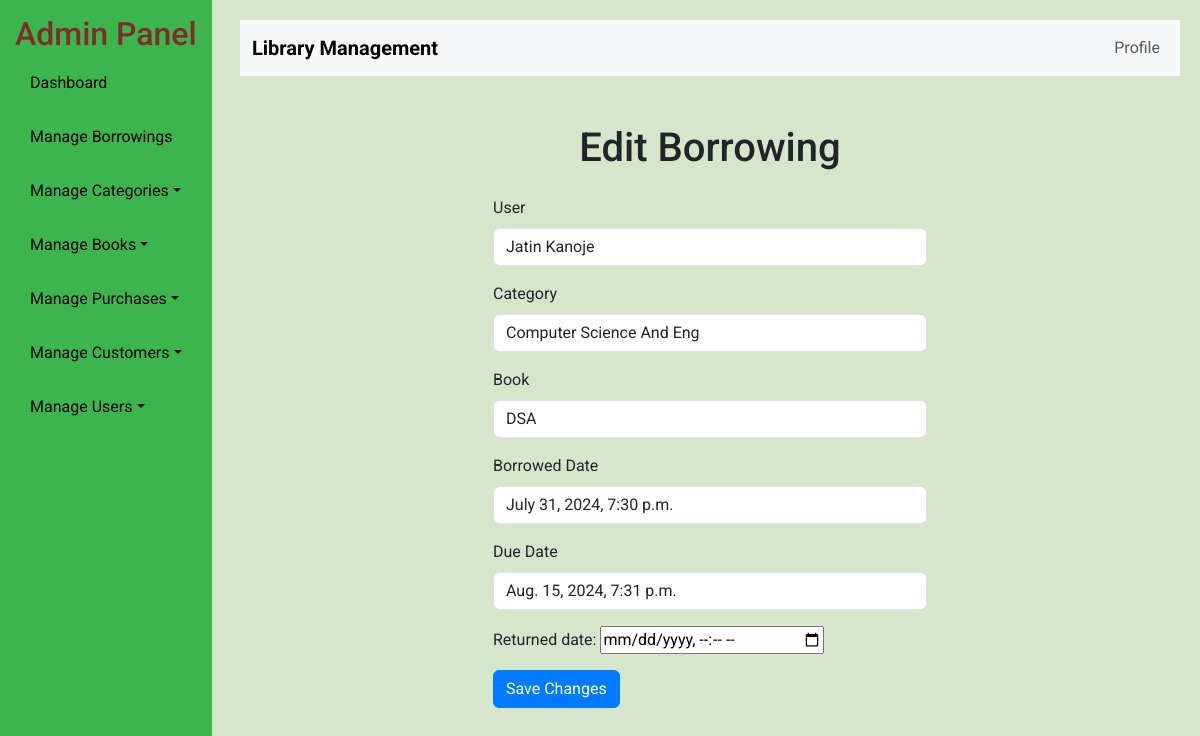
The app's page /ladmin/borrowings/edit/24/, older data.
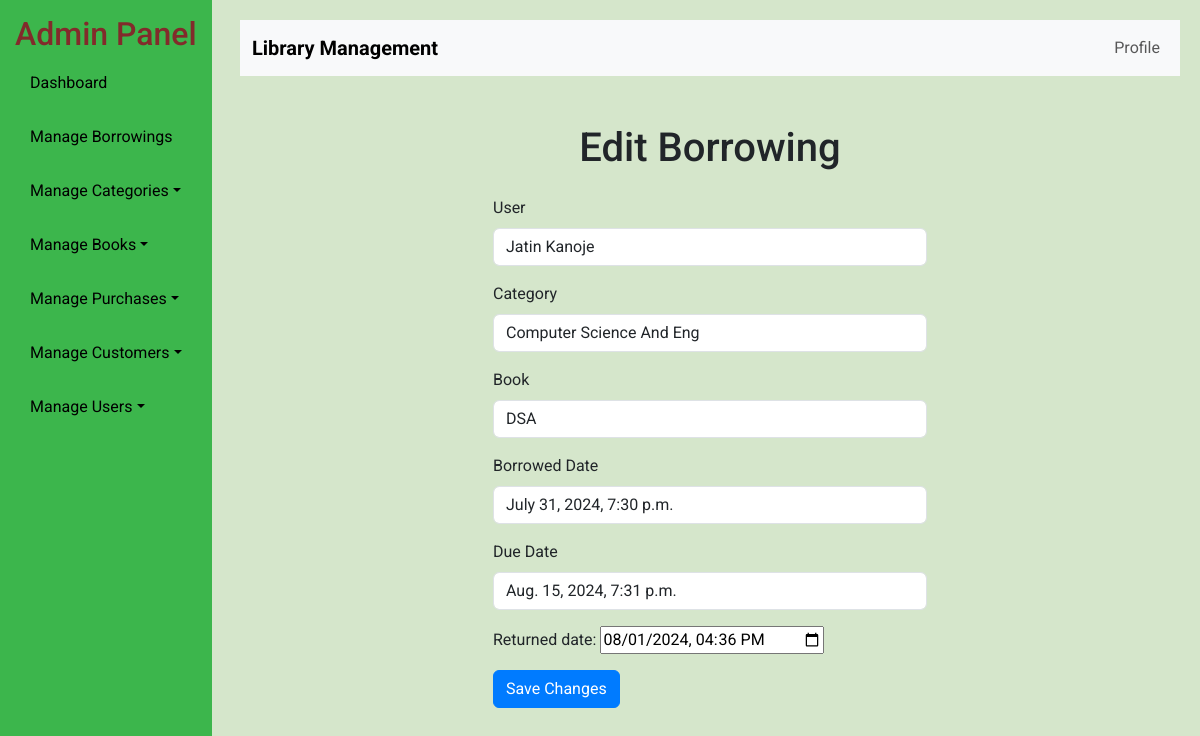
The same page, newer data.
### ladmin/models.py (models this page shows, shortened)
class Borrowing(models.Model):
    user = models.ForeignKey(customer, on_delete=models.CASCADE)
    category = models.ForeignKey(Category, on_delete=models.CASCADE, null=True)
    book = models.ForeignKey(Book, on_delete=models.CASCADE)
    borrowed_date = models.DateTimeField(default=timezone.now)
    due_date = models.DateTimeField()
    returned_date = models.DateTimeField(blank=True, null=True)

class Category(models.Model):
    name = models.CharField(max_length=255)
    def __str__(self):
        return self.name

class Book(models.Model):
    book_id = models.CharField(max_length=100, unique=True, null=True)
    title = models.CharField(max_length=255)
    author = models.CharField(max_length=255)
    category = models.ForeignKey(Category, on_delete=models.CASCADE)
    quantity = models.PositiveIntegerField(default=0)
    def __str__(self):
        return self.title

### cust/models.py (models this page shows)
class customer(models.Model):
    user = models.OneToOneField(User, on_delete=models.CASCADE, null=True)
    name = models.CharField(max_length=50, null=True)
    mobile = models.IntegerField(null=True)
    email = models.EmailField(max_length=254, null=True)
    address = models.CharField(max_length=50, null=True)
    gender = models.CharField(max_length=50, null=True)
    created_at = models.DateTimeField(auto_now=False, auto_now_add=False, null=True)
    picture=models.ImageField(null=True)
    active = models.BooleanField(default=True)
    def __str__(self):
        return self.name

### ladmin/views.py (the view)
# urls.py: path('borrowings/edit/<int:borrowing_id>/', admin_edit_borrowing, name='admin_edit_borrowing'),
def admin_edit_borrowing(request, borrowing_id):
    borrowing = get_object_or_404(Borrowing, id=borrowing_id)
    category_id = borrowing.category_id  # Get the category ID for initializing the form
    if request.method == 'POST':
        form = BorrowingForm(request.POST, instance=borrowing, category_id=category_id)
        if form.is_valid():
            form.save()
            return redirect('admin_borrowings')
        else:
            print("Form errors:", form.errors)  # Debug output for form errors
            print("POST data:", request.POST)  # Debug output for POST data
    else:
        form = BorrowingForm(instance=borrowing, category_id=category_id)
    context = {
        'form': form,
        'borrowing': borrowing,
    }
    return render(request, 'ladmin/aeditborrow.html', context)

### ladmin/forms.py
class BorrowingForm(forms.ModelForm):
    category = forms.ModelChoiceField(queryset=Category.objects.all(), required=True)
    book = forms.ModelChoiceField(queryset=Book.objects.none(), required=True)
    borrowed_date = forms.DateTimeField(widget=forms.DateTimeInput(attrs={'type': 'datetime-local'}), required=True)
    due_date = forms.DateTimeField(widget=forms.DateTimeInput(attrs={'type': 'datetime-local'}), required=True)
    returned_date = forms.DateTimeField(widget=forms.DateTimeInput(attrs={'type': 'datetime-local'}), required=False)
    user = forms.ModelChoiceField(queryset=customer.objects.filter(active=True), required=True)
    class Meta:
        model = Borrowing
        fields = ['user', 'category', 'book', 'borrowed_date', 'due_date', 'returned_date']
    def __init__(self, *args, **kwargs):
        category_id = kwargs.pop('category_id', None)
        super(BorrowingForm, self).__init__(*args, **kwargs)
        if category_id:
            self.fields['book'].queryset = Book.objects.filter(category_id=category_id)
        else:
            self.fields['book'].queryset = Book.objects.none()

### template/ladmin/aeditborrow.html (shortened to what this page needs)
{% extends "ladmin/base.html" %}
{% block content %}
<div class="container mt-5">
    <h1 class="text-center">Edit Borrowing</h1>
    <div class="row mt-4">
        <div class="col-md-6 offset-md-3">
            <form method="POST">
                <div class="mb-3">
                    <label for="id_user" class="form-label">User</label>
                    <input type="text" id="id_user" class="form-control" value="{{ form.instance.user }}" readonly>
                </div>
                <div class="mb-3">
                    <label for="id_category" class="form-label">Category</label>
                    <input type="text" id="id_category" class="form-control" value="{{ form.instance.category }}" readonly>
                </div>
                <div class="mb-3">
                    <label for="id_book" class="form-label">Book</label>
                    <input type="text" id="id_book" class="form-control" value="{{ form.instance.book }}" readonly>
                </div>
                <div class="mb-3">
                    <label for="id_borrowed_date" class="form-label">Borrowed Date</label>
                    <input type="text" id="id_borrowed_date" class="form-control" value="{{ form.instance.borrowed_date }}" readonly>
                </div>
                <div class="mb-3">
                    <label for="id_due_date" class="form-label">Due Date</label>
                    <input type="text" id="id_due_date" class="form-control" value="{{ form.instance.due_date }}" readonly>
                </div>
                <div class="mb-3">
                    {{ form.returned_date.label_tag }} {{ form.returned_date }}
                </div>
                <button type="submit" class="btn btn-primary">Save Changes</button>
            </form>
        </div>
    </div>
</div>
{% endblock content %}

Row changes from the older to the newer data that the page shows:
changed Borrowing "Jatin Kanoje": returned_date (not shown) → "08/01/2024 16:36"
